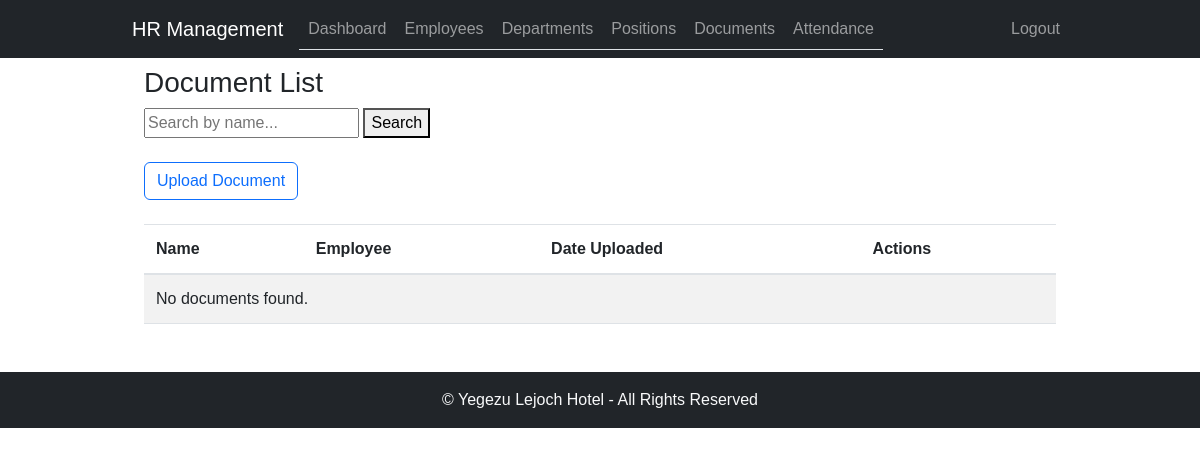
Page /documents/ (signed in) on the earlier database version.
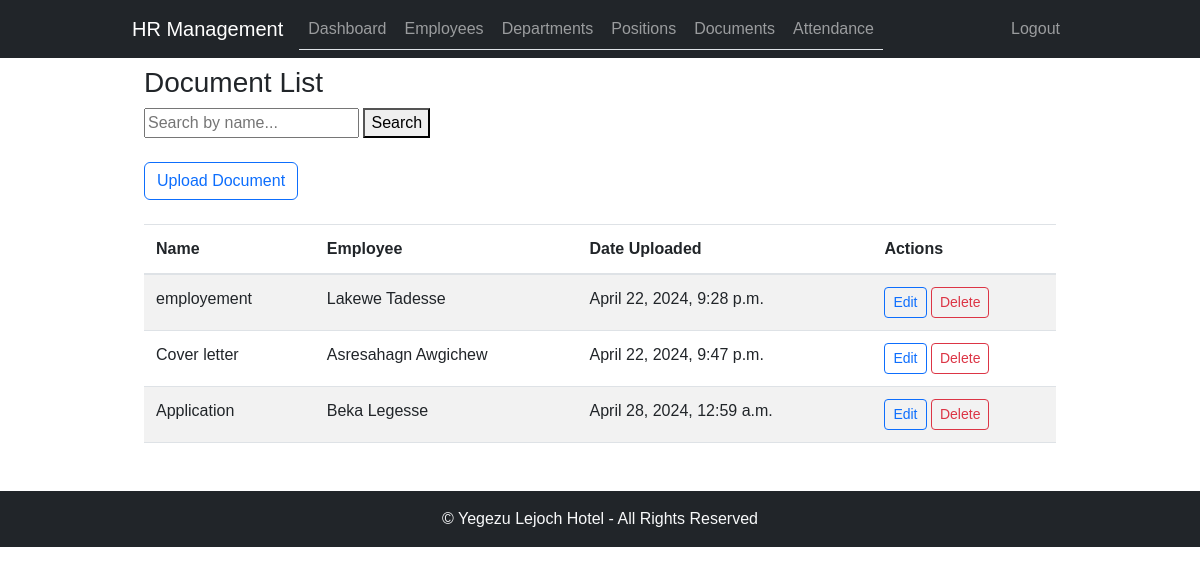
Same page on the later database version.
### employee_management/models.py (models this page shows, shortened)
class Document(models.Model):
    NAME_CHOICES = (
        ('educational_document', 'Educational Document'),
        ('kebele_id', 'Kebele ID'),
        ('employment', 'Employement Letter'),
        ('promotion', 'Promotions Letter'),
        ('demotion', 'Demotion Letter'),
        ('first_warning', 'First Warning'),
        ('second_warning', 'Second Warning'),
        ('third_warning', 'Third Warning'),
        ('final_warning', 'Second Warning'),
        ('termination', 'Termination Letter'),
    )
    name = models.CharField(max_length=100, choices=NAME_CHOICES)
    file = models.FileField(upload_to=document_upload_to)
    description = models.TextField(blank=True)
    employee = models.ForeignKey(Employee, on_delete=models.CASCADE)
    date_uploaded = models.DateTimeField(auto_now_add=True)

class Employee(models.Model):
    GENDER_CHOICES = (
        ('M', 'Male'),
        ('F', 'Female'),
    )
    EDUCATION_LEVEL_CHOICES = (
        ('Master', 'Master\'s Degree'),
        ('Degree', 'Bachelor\'s Degree'),
        ('Diploma', 'Diploma'),
        ('Certificate', 'Certificate'),
        ('Grade', 'Grade'),
    )
    first_name = models.CharField(max_length=50)
    middle_name = models.CharField(max_length=50, null=True, blank=True)
    last_name = models.CharField(max_length=50, null=True, blank=True)
    gender = models.CharField(max_length=1, choices=GENDER_CHOICES, default="")
    mobile = models.CharField(max_length=15, null=True, blank=True)
    email = models.EmailField(null=True, blank=True)
    department = models.ForeignKey(Department, on_delete=models.CASCADE)
    position = models.ForeignKey(Position, on_delete=models.CASCADE)
    date_of_birth = models.DateField()
    hire_date = models.DateField()
    salary = models.DecimalField(max_digits=10, decimal_places=2)
    education_level = models.CharField(max_length=20, choices=EDUCATION_LEVEL_CHOICES, null=True, blank=True)
    address = models.TextField(null=True, blank=True)
    pension_number = models.CharField(max_length=20, null=True, blank=True)
    emergency_contact_name = models.CharField(max_length=100, null=True, blank=True)
    emergency_contact_phone = models.CharField(max_length=15, null=True, blank=True)
    is_coc_certified = models.BooleanField(default=False)
    is_active = models.BooleanField(default=True)
    picture = models.ImageField(upload_to='employee_pictures/', null=True, blank=True)
    def __str__(self):
        return f"{self.first_name} {self.middle_name}"

### employee_management/views.py (the view)
# urls.py: path('documents/', document_list, name='document_list'),
@login_required
def document_list(request):
    documents = Document.objects.all()
    employee = Employee.objects.first()  # Example: Get the first employee
    search_query = request.GET.get('search_query')
    if search_query:
        documents = documents.filter(name__icontains=search_query)
    return render(request, 'document_list.html', {'documents': documents, 'employee': employee})

### employee_management/templates/document_list.html (shortened to what this page needs)
{% extends 'base.html' %}
{% block content %}
<div class="container">
    <h3>Document List</h3>
    <form method="GET" action="{% url 'hrms:document_list' %}">
        <input type="text" name="search_query" placeholder="Search by name...">
        <button type="submit">Search</button>
    </form>
    <div class="mt-4 mb-4">
        <a href="{% url 'hrms:document_upload_form' %}" class="btn btn-outline-primary">Upload Document</a>
    </div>
    <table class="table table-striped">
        <thead>
            <tr>
                <th>Name</th>
                <th>Employee</th>
                <th>Date Uploaded</th>
                <th>Actions</th>
            </tr>
        </thead>
        <tbody>
            {% for document in documents %}
                <tr>
                    <td>{{ document.get_name_display }}</td>
                    <td>{{ document.employee }}</td>
                    <td>{{ document.date_uploaded }}</td>
                    <td>
                        <a href="{% url 'hrms:document_update' document.pk %}" class="btn btn-sm btn-outline-primary">Edit</a>
                        <button class="btn btn-sm btn-outline-danger" onclick="confirmDelete('{{ document.name }}', '{{ document.pk }}')">Delete</button>
                    </td>
                </tr>
            {% empty %}
                <tr>
                    <td colspan="4">No documents found.</td>
                </tr>
            {% endfor %}
        </tbody>
    </table>
</div>
{% endblock %}

Differences in the rows shown:
added Document: name "employement", employee "Lakewe Tadesse", date_uploaded "April 22, 2024, 9:28 p.m."
added Document: name "Cover letter", employee "Asresahagn Awgichew", date_uploaded "April 22, 2024, 9:47 p.m."
added Document: name "Application", employee "Beka Legesse", date_uploaded "April 28, 2024, 12:59 a.m."
Other differences:
text no longer shown: "No documents found."
